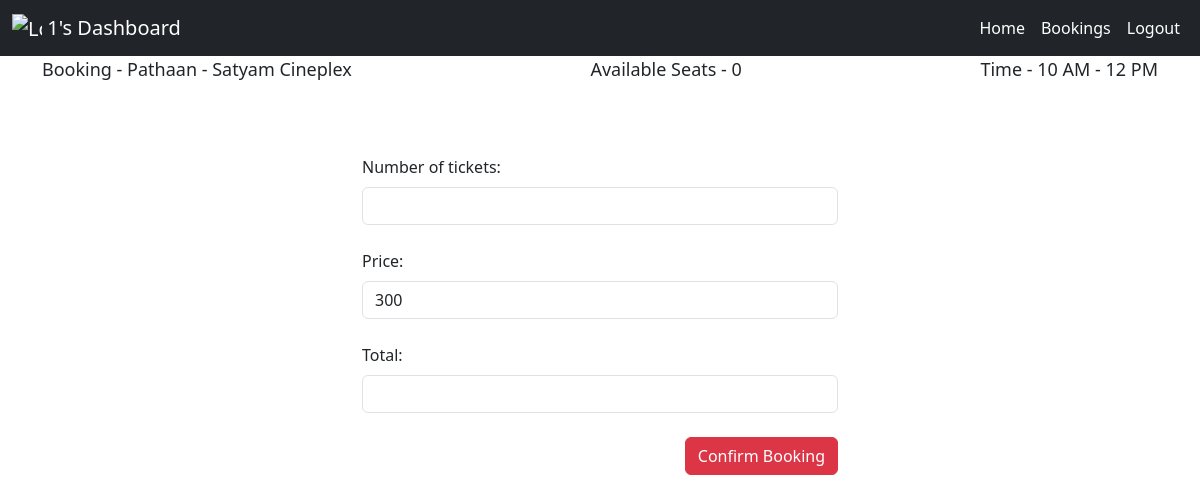
The page /book/show?showId=2 (signed in) on the database its author committed.
### models.py (models this page shows, shortened)
class Show(db.Model):
    __tablename__ = "show"
    show_id = db.Column(db.Integer(), primary_key=True)
    show_name = db.Column(db.String(20), nullable=False)
    show_rating = db.Column(db.Integer(), nullable=False)
    show_start_time = db.Column(db.String(10), nullable=False)
    show_end_time = db.Column(db.String(10), nullable=False)
    show_tags = db.Column(db.String(50), nullable=False)
    show_price = db.Column(db.Integer(), nullable=False)
    show_available_seats = db.Column(db.Integer(), nullable=False)
    show_venue_id = db.Column(db.Integer(), db.ForeignKey("venue.venue_id", ondelete='CASCADE'))
    bookings = db.relationship("Booking", backref="show", passive_deletes='all')

class Venue(db.Model):
    __tablename__ = "venue"
    venue_id = db.Column(db.Integer(), primary_key = True)
    venue_name = db.Column(db.String(20), nullable=False)
    venue_place = db.Column(db.String(20), nullable=False)
    venue_location = db.Column(db.String(20), nullable = False)
    venue_capacity = db.Column(db.Integer(), nullable = False)
    shows = db.relationship("Show", backref="venue", passive_deletes='all')

### app.py (the view)
@app.route('/book/show', methods = ['GET'])
def bookShow():
    showId = request.args.get('showId')
    show = Show.query.get(showId)
    venue = Venue.query.get(show.show_venue_id)
    return render_template('book_show.html', username=session['username'], showId=showId, showName=show.show_name, venueName=venue.venue_name, startTime=show.show_start_time, endTime=show.show_end_time, seats=show.show_available_seats, price=show.show_price)

### models.py (called while the page is built)
@event.listens_for(Engine, "connect")
def set_sqlite_pragma(dbapi_connection, connection_record):
    cursor = dbapi_connection.cursor()
    cursor.execute("PRAGMA foreign_keys=ON")
    cursor.close()

### templates/book_show.html (shortened to what this page needs)
<!DOCTYPE html>
<html lang="en">
<head>
    <link href="https://cdn.jsdelivr.net/npm/bootstrap@5.3.0-alpha2/dist/css/bootstrap.min.css" rel="stylesheet"
>
</head>
<body>
    <nav class="navbar navbar-dark navbar-expand-lg bg-dark ">
        <div class="container-fluid">
            <a class="navbar-brand" href="{{ url_for('viewUser')}}">
                <img src="https://img.icons8.com/color/96/null/popcorn.png" alt="Logo" width="30" height="26"
                    class="d-inline-block align-text-top">
                    {{ username }}'s Dashboard
            </a>
            <div class="collapse navbar-collapse" id="navbarNav">
                <ul class="navbar-nav ms-auto mb-2 mb-lg-0">
                    <li class="nav-item">
                        <a class="nav-link active" aria-current="page" href="{{ url_for('viewUser')}}">Home</a>
                    </li>
                    <li class="nav-item">
                        <a class="nav-link active" aria-current="page" href="{{ url_for('bookings')}}">Bookings</a>
                    </li>
                    <li class="nav-item">
                        <a class="nav-link active" aria-current="page" href="{{ url_for('root')}}">Logout</a>
                    </li>
                </ul>
            </div>
        </div>
    </nav>
<div class="container">
    <div style="display:flex; justify-content:space-between; font-weight:500; font-size:large ">
        <div>Booking - {{showName}} - {{venueName}}</div>
        <div>Available Seats - {{seats}}</div>
        <div>Time - {{startTime}} - {{endTime}}</div>
    </div>
</div>
<br/>
<br/>
<br/>
<div class="container mx-auto" style="max-width:500px">
    <form action="/book/show" method="post">
    <label for="bookCount" class="form-label" style="font-weight:500">Number of tickets: </label>
    <input id="bookCount" oninput="bookCountChangeFunc(this)"  type="number" min="0" max={{seats}} name="bookCount" class="form-control" required>
    <br/>
    <label for="price" class="form-label" style="font-weight:500">Price: </label>
    <input type="number" id="price" value={{price}} class="form-control" readonly>
    <br/>
    <label for="totalAmount" class="form-label" style="font-weight:500">Total: </label>
    <input type="number" id="totalAmount" class="form-control" readonly>
    <br/>
    <input type="submit" value="Confirm Booking" class="btn btn-danger btn float-end">
</form>
</div>
</body>
</html>

### rows shown on the page
Show: show_name "Pathaan", show_start_time "10 AM", show_end_time "12 PM", show_price "300"
Venue: venue_name "Satyam Cineplex"

### other values the page prints
{{ username }} "1"
{{ seats }} "0"
